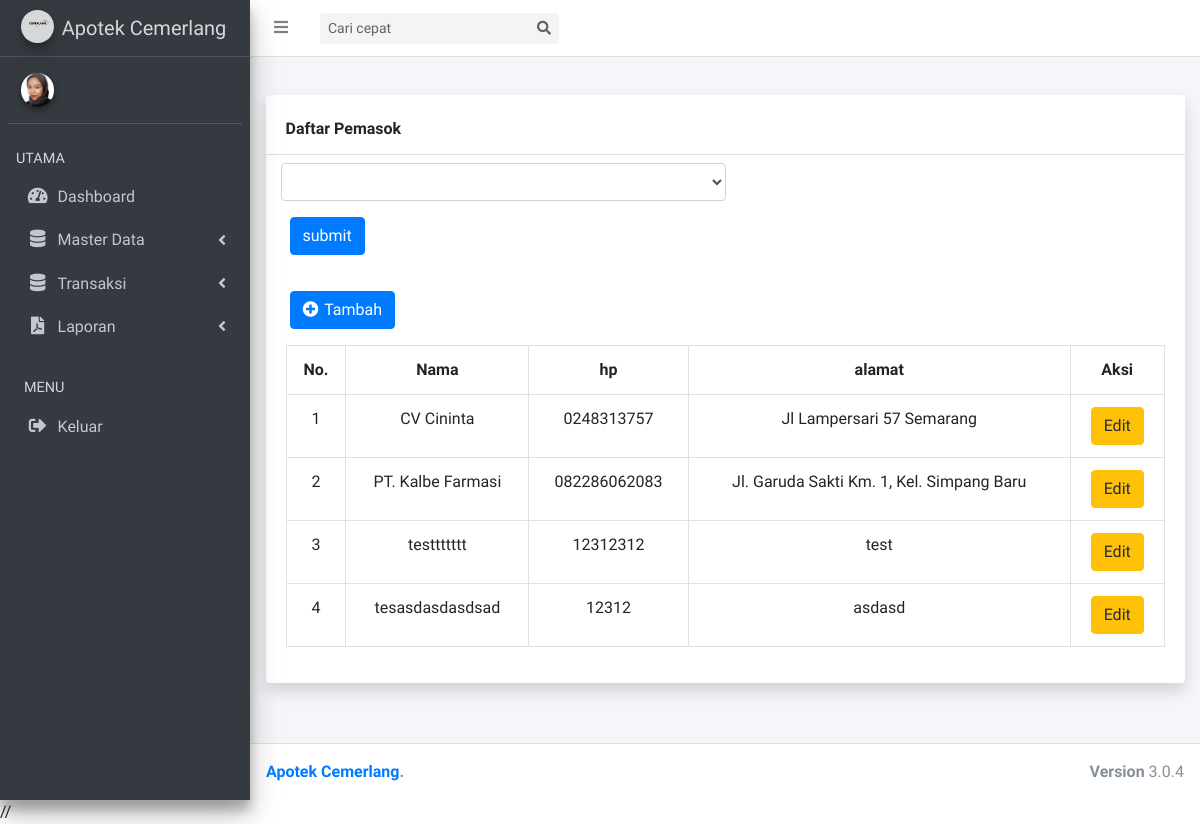
/index.php/suppliers, run on an earlier commit of the app's database.
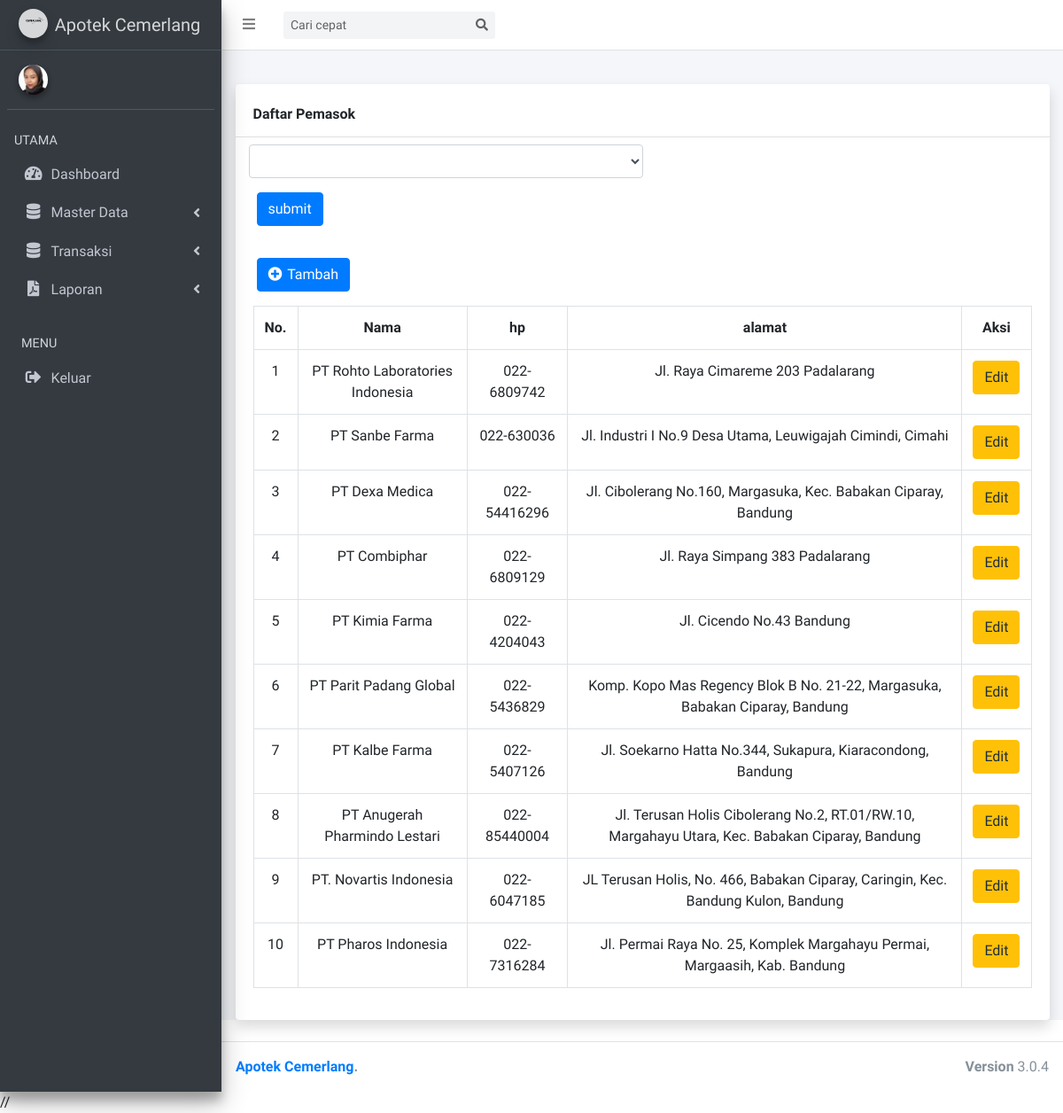
And on a later commit of the database.
### tables this page shows
CREATE TABLE `suppliers` (
  `id` int(11) NOT NULL,
  `name` varchar(64) NOT NULL,
  `hp` varchar(15) NOT NULL,
  `address` varchar(128) NOT NULL
);

### application/controllers/suppliers.php (called while the page is built, shortened)
<?php
class suppliers extends CI_Controller
{
    public function __construct()
    {
        $this->load->model('suppliersModel');
    }
    public function index()
    {
        $data = [
            'data' => $this->suppliersModel->index(),
            'title' => 'Daftar Pemasok',
        ];
        $this->load->view('module/header', $data);
        $this->load->view('suppliers/suppliers', $data);
        $this->load->view('module/footer');
    }
}

### index.php (called while the page is built, shortened)
<?php
require_once BASEPATH.'core/CodeIgniter.php';

### application/models/suppliersModel.php (called while the page is built, shortened)
<?php
class suppliersModel extends CI_Model
{
    public function index()
    {
        return $this->db->get('suppliers')->result();
    }
}

### application/views/suppliers/suppliers.php (the view, shortened to what this page needs)
<div class="content-wrapper">
  <section class="content-header">
  </section>
  <section class="content">
    <div class="container">
      <div class="card shadow mb-4">
        <div class="card-header py-3 mt-2">
          <h6 class="m-0 font-weight-bold "><?= $title ?></h6>
        </div>
        <form action="{{ url('COA') }}" method="get">
          <div class="form-group col-md-6 ml-2 mt-2">
            <select name="cari" id="" class="form-control">
            </select>
          </div>
          <button type=submit name=submit class="btn btn-primary ml-4">submit</button>
        </form>
        <div class="card-body">
          <a href="#" class="btn btn-primary ml-1 mt-3 mb-3" id="tambah"> <i class="fas fa-plus-circle me-1  " style="letter-spacing: 2px"></i> Tambah </a>
          <div class="table-responsive">
            <table class="table table-bordered" id="dataTable" width="100%" cellspacing="0">
              <tr class="text-center">
                <th>No.</th>
                <th>Nama</th>
                <th>hp</th>
                <th>alamat</th>
                <th>Aksi</th>
              </tr>
              <?php
              $no = 1;
              ?>
              <?php foreach ($data as $d) : ?>
                <tr class="text-center">
                  <td><?= $no ?></td>
                  <td> <?= $d->name ?> </td>
                  <td> <?= $d->hp ?> </td>
                  <td> <?= $d->address ?> </td>
                  <td>
                    <a href="#" class="btn btn-warning" onclick="edit(<?= $d->id ?>)"> Edit</a>
                  </td>
                </tr>
                <?php
                $no++;
                ?>
              <?php endforeach; ?>
            </table>
          </div>
        </div>
      </div>
    </div>
  </section>
</div>

What changed in the data, as far as the page shows it:
removed suppliers: name "CV Cininta", hp "0248313757", address "Jl Lampersari 57 Semarang"
removed suppliers: name "PT. Kalbe Farmasi", hp "082286062083", address "Jl. Garuda Sakti Km. 1, Kel. Simpang Baru"
removed suppliers: name "testtttttt", hp "12312312", address "test"
removed suppliers: name "tesasdasdasdsad", hp "12312", address "asdasd"
added suppliers: name "PT Rohto Laboratories Indonesia", hp "022-6809742", address "Jl. Raya Cimareme 203 Padalarang"
added suppliers: name "PT Sanbe Farma", hp "022-630036", address "Jl. Industri I No.9 Desa Utama, Leuwigajah Cimindi, Cimahi"
added suppliers: name "PT Dexa Medica", hp "022-54416296", address "Jl. Cibolerang No.160, Margasuka, Kec. Babakan Ciparay, Bandung"
added suppliers: name "PT Combiphar", hp "022-6809129", address "Jl. Raya Simpang 383 Padalarang"
added suppliers: name "PT Kimia Farma", hp "022-4204043", address "Jl. Cicendo No.43 Bandung"
added suppliers: name "PT Parit Padang Global", hp "022-5436829", address "Komp. Kopo Mas Regency Blok B No. 21-22, Margasuka, Babakan Ciparay, Bandung"
added suppliers: name "PT Kalbe Farma", hp "022-5407126", address "Jl. Soekarno Hatta No.344, Sukapura, Kiaracondong, Bandung"
added suppliers: name "PT Anugerah Pharmindo Lestari", hp "022-85440004", address "Jl. Terusan Holis Cibolerang No.2, RT.01/RW.10, Margahayu Utara, Kec. Babakan Ciparay, Bandung"
added suppliers: name "PT. Novartis Indonesia", hp "022-6047185", address "JL Terusan Holis, No. 466, Babakan Ciparay, Caringin, Kec. Bandung Kulon, Bandung"
added suppliers: name "PT Pharos Indonesia", hp "022-7316284", address "Jl. Permai Raya No. 25, Komplek Margahayu Permai, Margaasih, Kab. Bandung"
